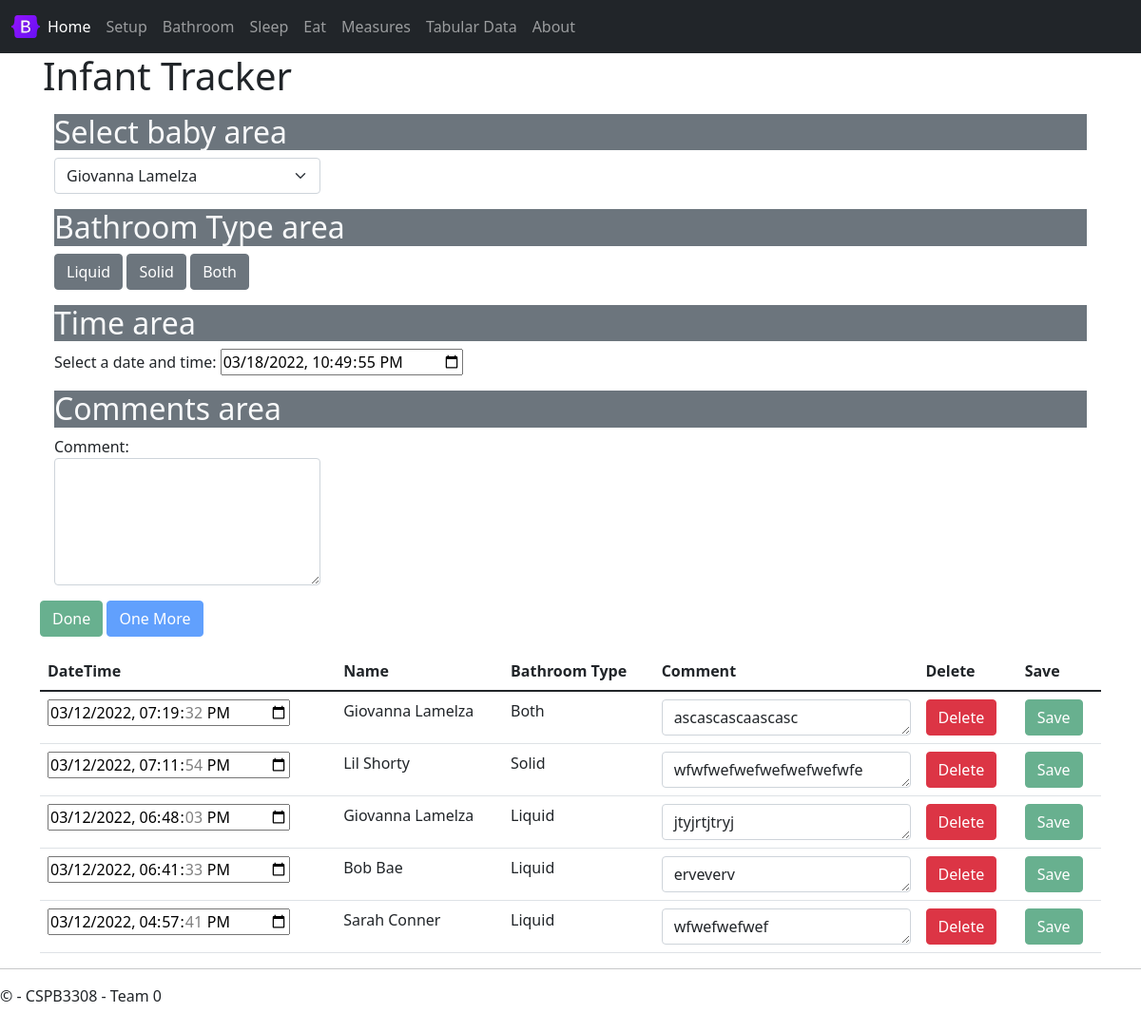
The app's page /bathroom, older data.
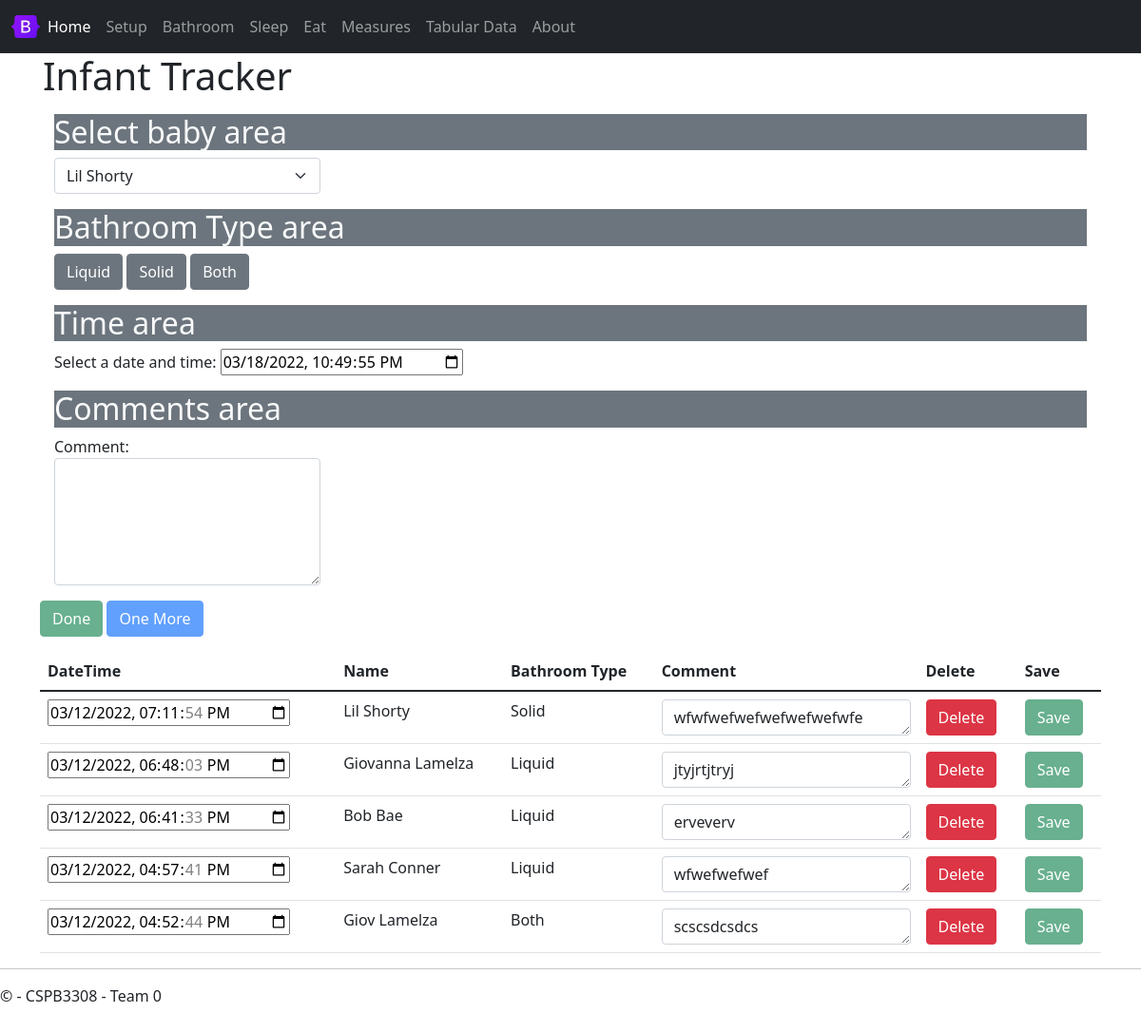
The same page, newer data.
### tables this page shows
CREATE TABLE bathroom (
bathroomEventID INTEGER PRIMARY KEY AUTOINCREMENT,
eventType TEXT DEFAULT "Bathroom" NOT NULL,
babyID INTEGER NOT NULL,
bathroomType INTEGER NOT NULL,
bathroomDateTime TEXT NOT NULL, -- YYYY-MM-DD HH:MM
bathroomComment TEXT,
FOREIGN KEY (babyID)
    REFERENCES babies (babyID),
FOREIGN KEY (BathroomType)
    REFERENCES bathroomType (bathroomTypeID)
);

CREATE TABLE bathroomType (
bathroomTypeID INTEGER PRIMARY KEY AUTOINCREMENT,
bathroomTypeName TEXT NOT NULL
);

### source/views.py (the view)
@app.route('/bathroom',methods = ['POST', 'GET'])
def bathroom():
    if request.method == 'POST':
        result = request.data
        bathroom_event = json.loads(result) # creates python dictionary
        if bathroom_event['bathroomEvent']['deleteFlag'] == True:
            delete_rows('bathroom', bathroom_event['bathroomEvent']['eventId'])
        else:
            bathroom_sql_ins(bathroom_event['bathroomEvent'])             #insert into database
        return  jsonify(""), 200
    else:
        return render_template(
            'bathroom.html',
            babies = get_babies(),
            lastBaby = get_last_baby_bathroom(),
            recentEvents = bathroom_recent_events()
        )

### source/sql_functions.py (called while the page is built)
def bathroom_recent_events(db_path = "./sqlite3/baby.db"):
    conn = sqlite3.connect(db_path)       #connect to database
    cur = conn.cursor()
    cur.execute("SELECT\
        bathroom.bathroomEventID,\
        babies.firstName || ' ' || babies.lastName as 'Baby',\
        bathroom.bathroomDateTime as 'Time',\
        bathroomType.bathroomTypeName as 'Type',\
        bathroom.bathroomComment as 'Comment' FROM bathroom\
        LEFT JOIN babies ON bathroom.babyID = babies.babyID\
        LEFT JOIN bathroomType ON bathroom.bathroomType = bathroomType.bathroomTypeID\
        ORDER BY bathroomDateTime DESC\
        LIMIT 5;")
    rows = cur.fetchall()
    bathroom_recent_lst = []
    for row in rows:
        print(row)
        row_array = [row[0], row[1], row[2], row[3], row[4]]
        bathroom_recent_lst.append(row_array)
    conn.commit()
    conn.close()
    return bathroom_recent_lst

def get_babies(db_path = "./sqlite3/baby.db"):
    conn = sqlite3.connect(db_path)       #connect to database
    cur = conn.cursor()
    cur.execute("PRAGMA foreign_keys = ON")
    cur.execute("SELECT * FROM babies")
    baby_lst = cur.fetchall()
    conn.close()
    return baby_lst

def get_last_baby_bathroom(db_path = "./sqlite3/baby.db"):
    conn = sqlite3.connect(db_path)       #connect to database
    cur = conn.cursor()
    cur.execute("PRAGMA foreign_keys = ON")
    cur.execute("SELECT babyID FROM bathroom ORDER BY bathroomDateTime DESC LIMIT 1;")
    baby_lst = cur.fetchone()
    babyid = baby_lst[0] #take first tuple
    conn.close()
    return babyid

### source/templates/bathroom.html (shortened to what this page needs)
{% extends "layout.html" %}
{% block content %}
<div class="jumbotron">
    <h1>Infant Tracker</h1>
</div>
<div class="container mt-3">
    <h2 class="text-light bg-secondary">Select baby area</h2>
    <div class="d-flex flex-row d-flex">
        <select class="form-select me-3" id="selectBaby" onChange="bathroomSelectBaby(this.value)">
            {% for baby in babies %}
                <option value="{{ baby[0] }}">{{ baby[3] }} {{ baby[4] }}</option>
            {% endfor %}
        </select>
    </div>
</div>
<div class="container mt-3">
    <h2 class="text-light bg-secondary">Bathroom Type area</h2>
    <button type="button" id="btnLiquid" class="btn btn-secondary" onclick="bathroomUpdateBathroomType(1)">Liquid</button>
    <button type="button" id="btnSolid" class="btn btn-secondary" onclick="bathroomUpdateBathroomType(2)">Solid</button>
    <button type="button" id="btnBoth" class="btn btn-secondary" onclick="bathroomUpdateBathroomType(3)">Both</button>
</div>
<div class="container mt-3">
    <h2 class="text-light bg-secondary">Time area</h2>
    <div class="form-group">
        <label for="inputDateTime">Select a date and time:</label>
        <input type="datetime-local" id="inputDateTime" onChange="bathroomUpdateDateTime(this.value)" />
    </div>
</div>
<div class="container mt-3">
    <h2 class="text-light bg-secondary">Comments area</h2>
    <div class="form-group">
        <label for="comment">Comment:</label>
        <textarea class="form-control" rows="5" id="textComment" onChange="bathroomUpdateComment(this.value)"></textarea>
    </div>
</div>
</div>
<div class="container mt-3">
    <button type="button" id="btnDone" class="btn btn-success" onClick='bathroomAddBathroomEvent(true)' disabled>Done</button>
    <button type="button" id="btnOneMore" class="btn btn-primary" onClick='bathroomAddBathroomEvent(false)' disabled>One More</button>
</div>
<div class="container mt-3">
    <table class="table">
        <thead>
          <tr>
            <th scope="col">DateTime</th>
            <th scope="col">Name</th>
            <th scope="col">Bathroom Type</th>
            <th scope="col">Comment</th>
            <th scope="col">Delete</th>
            <th scope="col">Save</th>
          </tr>
        </thead>
        <tbody>
            {% set currEvent = 0 %}
            {% for event in recentEvents %}
                {% set currEvent = event %}
                <tr>
                    <td><input type="datetime-local" value="{{ event[2] }}"/></td>
                    <td>{{ event[1] }}</td>
                    <td>{{ event[3] }}</td>
                    <td><textarea class="form-control" rows="1">{{ event[4] }}</textarea></td>
                    <td><button type="button" class="btn btn-danger" onClick="bathroomDeleteBathroomEvent({{ event[0]|safe }})">Delete</button></td>
                    <td><button type="button" class="btn btn-success" disabled onClick="bathroomSaveBathroomEvent({{ event|safe }})">Save</button></td>
                </tr>
            {% endfor %}
        </tbody>
      </table>
</div>
{% endblock %}

### source/templates/layout.html (shortened to what this page needs)
<!DOCTYPE html>
<html>
<head>
    <link rel="stylesheet" type="text/css" href="/static/content/bootstrap.min.css" />
    <link rel="stylesheet" type="text/css" href="/static/content/site.css" />
</head>
<body>
    <nav class="navbar navbar-expand-sm navbar-dark bg-dark">
        <div class="container-fluid">
            <img src="/static/images/bootstrap-logo.svg" alt="" width="30" height="24"
                class="d-inline-block align-text-top">
            <div class="collapse navbar-collapse" id="mynavbar">
                <ul class="navbar-nav me-auto">
                    <li class="nav-item">
                        <a class="nav-link active" aria-current="page" href="{{ url_for('home') }}">Home</a>
                    </li>
                    <li class="nav-item">
                        <a class="nav-link" href="{{ url_for('setup') }}">Setup</a>
                    </li>
                    <li class="nav-item">
                        <a class="nav-link" href="{{ url_for('bathroom') }}">Bathroom</a>
                    </li>
                    <li class="nav-item">
                        <a class="nav-link" href="{{ url_for('sleep') }}">Sleep</a>
                    </li>
                    <li class="nav-item">
                        <a class="nav-link" href="{{ url_for('eat') }}">Eat</a>
                    </li>
                    <li class="nav-item">
                        <a class="nav-link" href="{{ url_for('measures') }}">Measures</a>
                    </li>
                    <li class="nav-item">
                        <a class="nav-link" href="{{ url_for('tabular_data') }}">Tabular Data</a>
                    </li>
                    <li class="nav-item">
                        <a class="nav-link" href="{{ url_for('about') }}">About</a>
                    </li>
                </ul>
            </div>
        </div>
    </nav>
    <div class="container body-content">
        {% block content %}{% endblock %}
        <hr />
        <footer>
            <p>&copy; {{ year }} - CSPB3308 - Team 0</p>
        </footer>
</body>
</html>

### source/static/content/site.css (style rules this page uses)
body { padding-top: 0px; padding-bottom: 20px; }
.body-content { padding-left: 15px; padding-right: 15px; }
input, select, textarea { max-width: 280px; }

Row changes from the older to the newer data that the page shows:
removed bathroom: bathroomDateTime "03/12/2022 19:19:32", event "Giovanna Lamelza", bathroomTypeName "Both", bathroomComment "ascascascaascasc"
now on this page (row unchanged): bathroom: bathroomDateTime "03/12/2022 16:52:44", event "Giov Lamelza", bathroomTypeName "Both", bathroomComment "scscsdcsdcs"
Text that changed along with them:
form field value: "Giovanna Lamelza" → "Lil Shorty"
